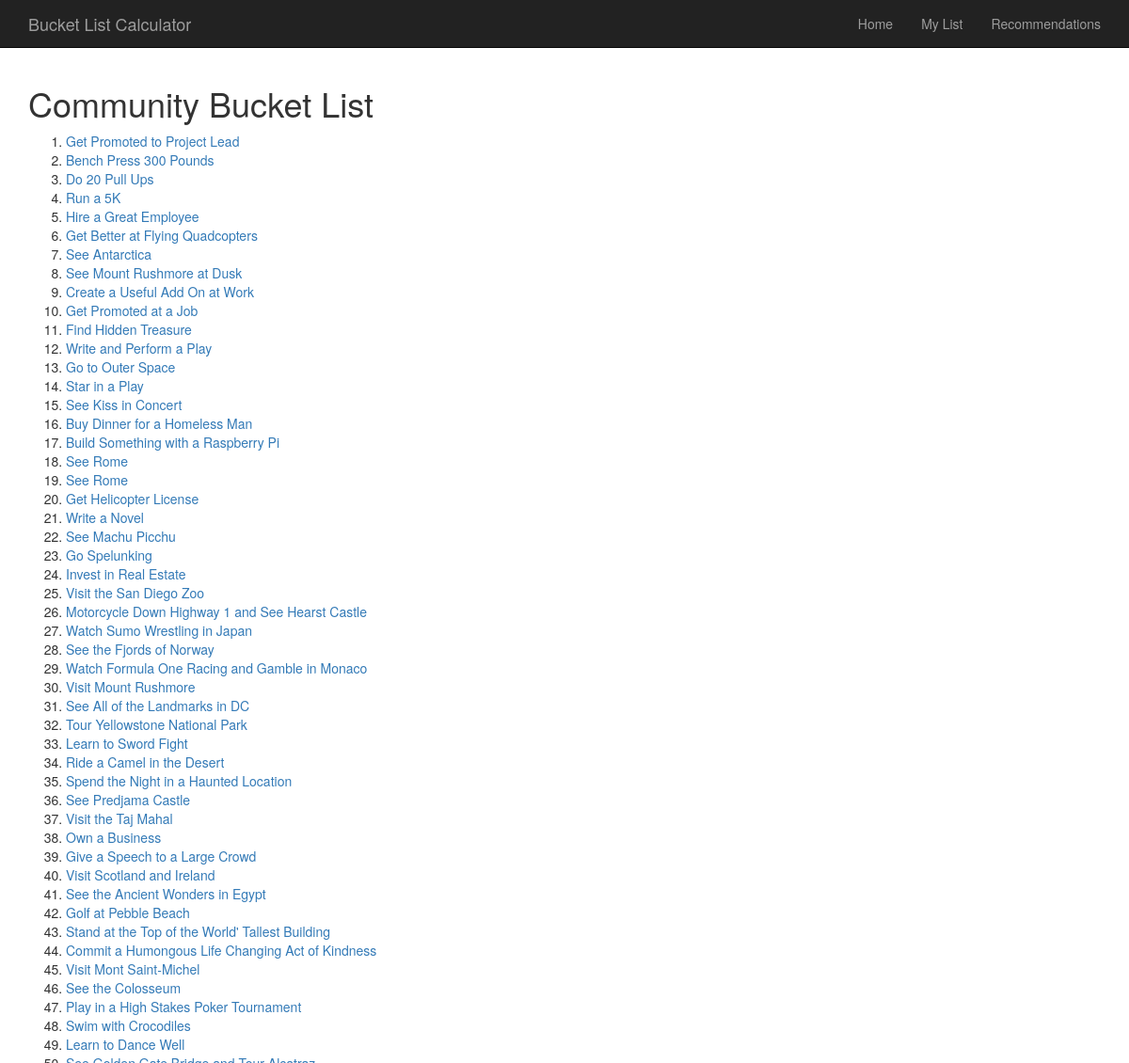
The page /bucketlist/ (upper part) on the database as committed earlier.
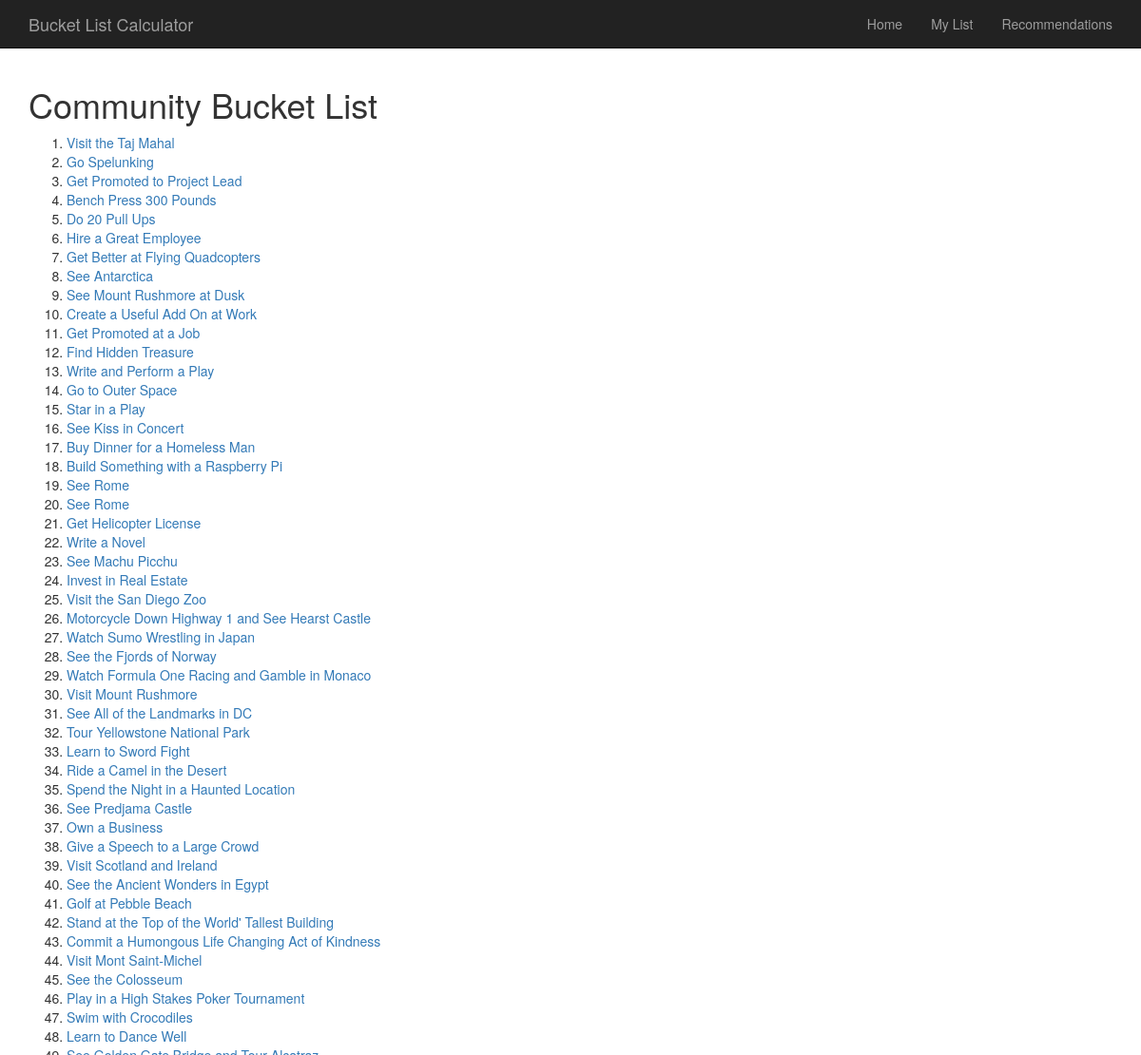
The same page on the database as committed later.
### BucketList/models.py (models this page shows, shortened)
class BucketListItem(models.Model):
    text = models.CharField(max_length = 200)
    pub_by = models.ForeignKey(User,editable = False)
    pub_date = models.DateTimeField(editable=False)
    goal_type = models.CharField(choices = CHOICES, max_length = 200)
    cost = models.IntegerField(max_length = 20)
    time = models.IntegerField(max_length = 20)
    hours = models.IntegerField(max_length = 20)
    crossed_off = models.BooleanField(editable = False)
    def recently_added(self):
        return self.pub_date >= timezone.now() - datetime.timedelta(days = 1)
    recently_added.boolean = True

### BucketList/views.py (the view)
# urls.py: url(r'^item/(?P<id>\w+)/', views.index_items, name = 'index items'),
def index(request):
    all_list_items = BucketListItem.objects.filter(crossed_off = False).order_by('-pub_date')
    recently_crossed_off = BucketListItem.objects.filter(crossed_off = True).order_by('-pub_date')
    context = {'all_list_items': all_list_items,
                      'recently_crossed_off': recently_crossed_off,
    }
    return render(request, 'BucketList/index.html', context)

### BucketList/templates/BucketList/index.html (shortened to what this page needs)
{% extends 'base.html' %}
{% block content %}
<h1>Community Bucket List</h1>
    <ol>
    {% for item in all_list_items %}
            <li><a href="/bucketlist/item/{{item.id}}/">{{ item.text }}</a></li>
    {% endfor %}
    </ol>
    <br/>
{% endblock content%}

Rows that differ between the two databases and show on the page:
removed BucketListItem: text "Run a 5K"
changed BucketListItem "Visit the Taj Mahal": moves up the list
changed BucketListItem "Go Spelunking": moves up the list
